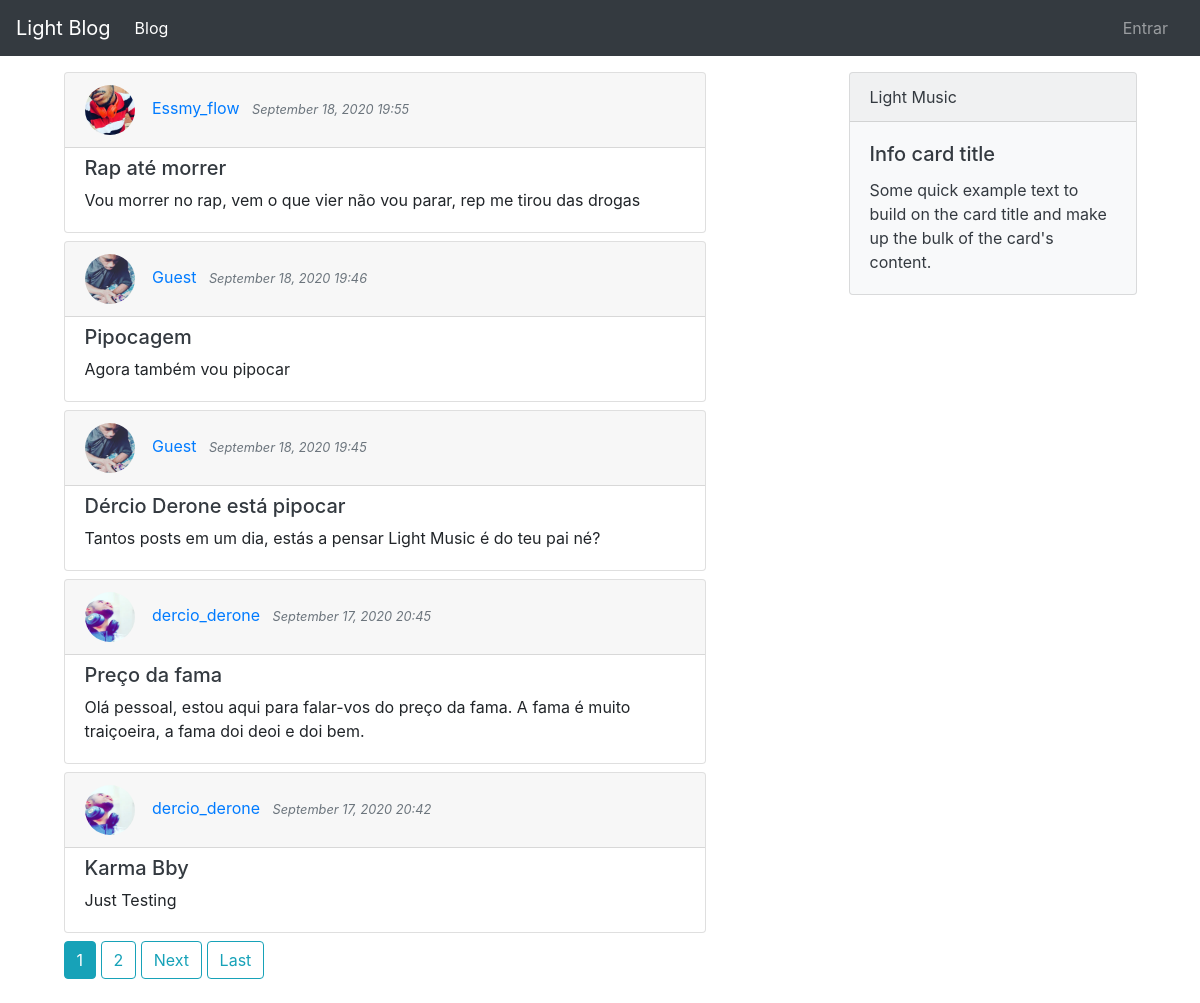
The page / on the database its author committed.
### blog/models.py (models this page shows, shortened)
class Post(models.Model):
    title = models.CharField(max_length=100)
    content = models.TextField()
    date_posted = models.DateTimeField(default=timezone.now)
    author = models.ForeignKey(User,on_delete=models.CASCADE)

### users/models.py (models this page shows, shortened)
class Perfil(models.Model):
    user = models.OneToOneField(User,on_delete=models.CASCADE)
    imagem = models.ImageField(default='default.jpg',upload_to='ImgPerfil')

### blog/views.py (the view)
# urls.py: path('', PostListView.as_view(), name='home'),
class PostListView(ListView):
    model = Post
    template_name = 'blog/home.html'
    context_object_name = 'posts'
    ordering = ['-date_posted']
    paginate_by = 5

### blog/templates/blog/home.html (shortened to what this page needs)
{% extends 'blog/base.html' %}
{% block content %}
<div class="clearfix div-container">
<aside class="aside-left mr-2">
<div class="row">
    {% if posts %}
        {% for post in posts %}
        <div class="col-md-10 mb-2">
        <div class="card">
            <div class="card-header">
                <img class="rounded-circle img-perfil" style="width: 50px; height: 50px;" src="{{ post.author.perfil.imagem.url }}" alt="">
                <a href="{% url 'blog:user-posts' post.author.username %}" class="mr-2 no-decoration">{{ post.author }}</a>
                <small class="text-muted"><cite title="Source Title">{{ post.date_posted|date:"F d, Y H:i" }}</cite></small>
            </div>
            <div class="card-body mb-0 pt-2">
                <a class="no-decoration text-dark" href="{% url 'blog:post-detail' post.id %}"><h5 class="">{{post.title}}</h5></a>
                <p class="mb-0">{{ post.content }}</p>
            </div>
          </div>
        </div>
        {% endfor %}
    {% endif %}
    <div class="col-md-10 mb-4">
    {% if is_paginated %}
        {% for num in page_obj.paginator.page_range %}
            {% if page_obj.number == num %}
                <a class="btn btn-info" href="?page={{ num }}">{{ num }}</a>
            {% elif num > page_obj.number|add:'-3' and num <  page_obj.number|add:'3' %}
                <a class="btn btn-outline-info" href="?page={{ num }}">{{ num }}</a>
            {% endif %}
        {% endfor %}
        {% if page_obj.has_next %}
            <a class="btn btn-outline-info" href="?page={{ page_obj.next_page_number }}">Next</a>
            <a class="btn btn-outline-info" href="?page={{ page_obj.paginator.num_pages }}">Last</a>
        {% endif %}
    {% endif %}
    </div>
</div>
</aside>
<aside>
    <div class="card text-white text-dark bg-light mb-3" style="max-width: 18rem;">
        <div class="card-header">Light Music</div>
        <div class="card-body">
        <h5 class="card-title">Info card title</h5>
        <p class="card-text">Some quick example text to build on the card title and make up the bulk of the card's content.</p>
    </div>
</aside>
</div>
{% endblock content %}

### blog/templates/blog/base.html (shortened to what this page needs)
{% load static %}
<!DOCTYPE html>
<html lang="en">
<head>
    <link rel="stylesheet" type="text/css" href="{% static 'blog/css/bootstrap.min.css' %}">
    <link rel="stylesheet" type="text/css" href="{% static 'blog/css/mystyle.css' %}">
</head>
<body>
    <header>
        <nav class="navbar fixed-top navbar-expand-lg navbar-dark bg-dark">
            <a class="navbar-brand" href="{% url 'blog:home' %}">Light Blog</a>
            <div class="collapse navbar-collapse" id="navbarTogglerDemo02">
              <ul class="navbar-nav mr-auto mt-2 mt-lg-0">
                <li class="nav-item active"><a class="nav-link" href="{% url 'blog:home' %}">Blog</a></li>
              </ul>
              <div class="navbar-nav mr-2">
                {% if user.is_authenticated %}
                {% if user.is_staff %}
                  <a class="nav-link" href="/admin">Admin</a>
                {% endif %}
                  <a class="nav-link" href="{% url 'blog:post-create' %}">Add Post</a>
                  <a class="nav-link" href="{% url 'users:perfil' %}">Perfil</a>
                  <a class="nav-link" href="{% url 'users:logout' %}">Sair</a>
                {% else %}
                  <a class="nav-link" href="{% url 'users:login' %}">Entrar</a>
                {% endif %}
              </div>
            </div>
        </nav>
    </header>
    <main role="main" class="container">
      <br> <br> <br>
        {% block content %}
        {% endblock content %}
    </main>
</body>
</html>

### blog/static/blog/css/mystyle.css (style rules this page uses)
.no-decoration { text-decoration: none !important; }
.div-container { display: flex; flex-wrap: wrap; justify-content: center; }
.aside-left { max-width: 70%; }
.img-perfil { width: 80px; height: 80px; margin-right: 13px; }

### rows shown on the page
Post: author.perfil.imagem (picture), author "Essmy_flow", date_posted "September 18, 2020 19:55", title "Rap até morrer", content "Vou morrer no rap, vem o que vier não vou parar, rep me tirou das drogas"
Post: author.perfil.imagem (picture), author "Guest", date_posted "September 18, 2020 19:46", title "Pipocagem", content "Agora também vou pipocar"
Post: author.perfil.imagem (picture), author "Guest", date_posted "September 18, 2020 19:45", title "Dércio Derone está pipocar", content "Tantos posts em um dia, estás a pensar Light Music é do teu pai né?"
Post: author.perfil.imagem (picture), author "dercio_derone", date_posted "September 17, 2020 20:45", title "Preço da fama", content "Olá pessoal, estou aqui para falar-vos do preço da fama. A fama é muito traiçoeira, a fama doi deoi e doi bem."
Post: author.perfil.imagem (picture), author "dercio_derone", date_posted "September 17, 2020 20:42", title "Karma Bby", content "Just Testing"

### other values the page prints
{{ num }} "1"
{{ num }} "2"
